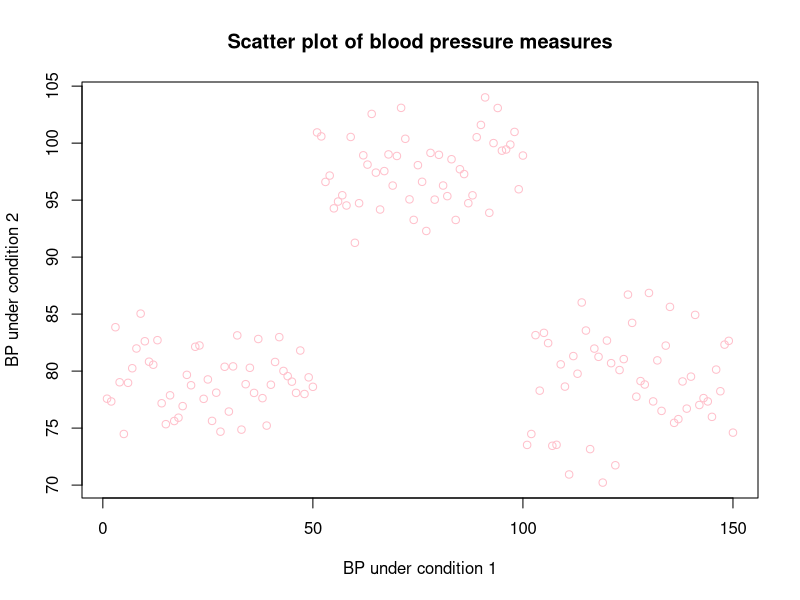
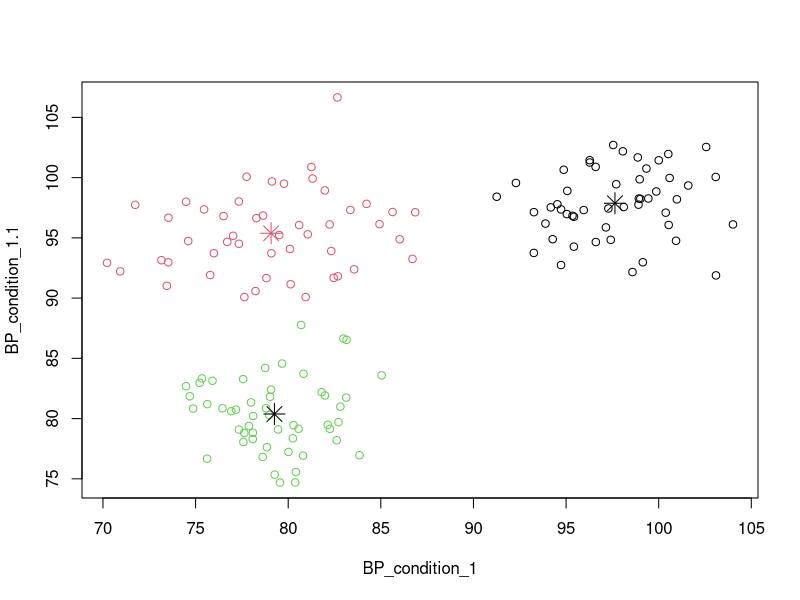

Source code (R) for these figures, in order:
## ---- chunk 1
# Read data file
dat = read.table("clusterdata.txt", header = TRUE, stringsAsFactors = FALSE)

#Plot to check for clusters
plot(x = dat$BP_condition_1, y = dat$BP_condition_2, col = "pink", main = "Scatter plot of blood pressure measures", xlab = "BP under condition 1", ylab = "BP under condition 2")
## ---- chunk 2
cl <- kmeans(x = dat, centers = 3, algorithm = "MacQueen", nstart = 25)
## ---- chunk 3
plot(dat, col = cl$cluster)

# Plot cluster centres
points(cl$centers, col = 1:2, pch = 8, cex = 2)
## ---- chunk 4
# Print the number of data points in each cluster:
print(cl$size)

# Print cluster category of each data point:
print(cl$cluster)

# Print cluster centroids
print(cl$centers) 

#Print the total sum of squares of distances of each point in the data space to the global centroid
print(cl$totss)

# Print the total sum of squares of distances of each cluster centroid to the global centroid
print(cl$betweenss)

# Clustering Ratio of between SS to total SS - check if ratio is big
clratio = cl$betweenss/cl$totss
print(clratio)
